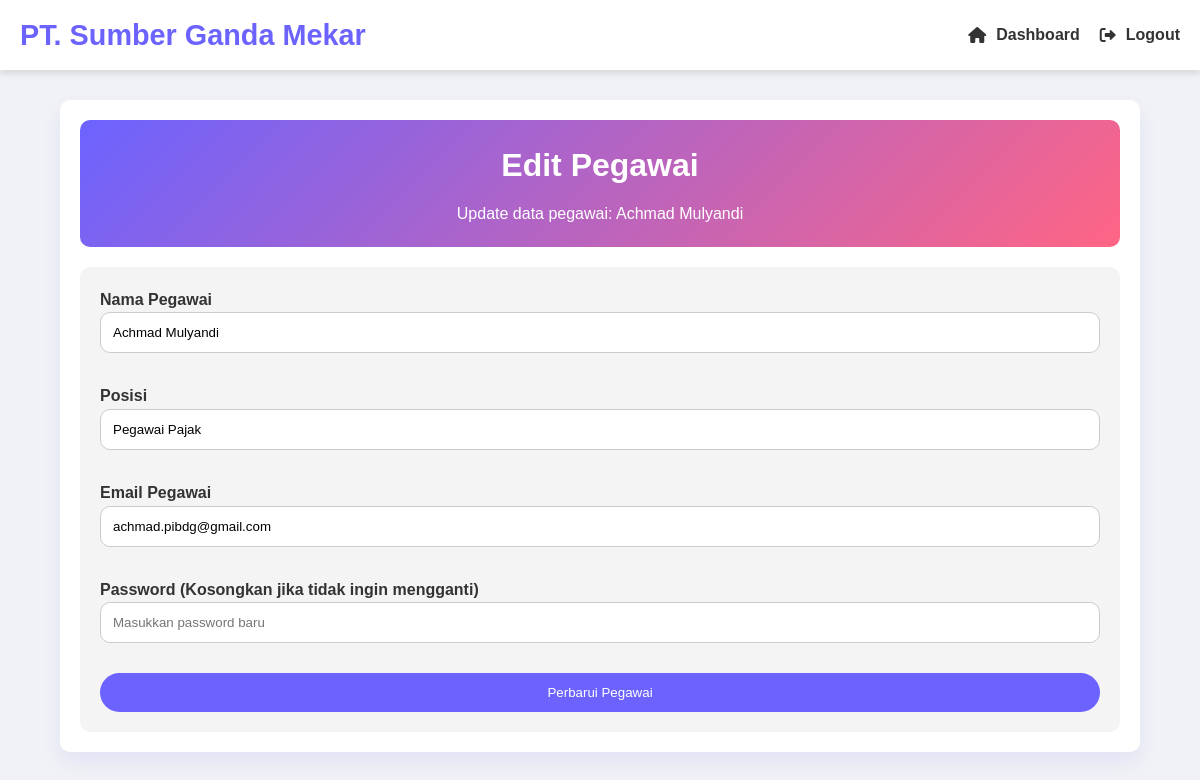
/edit-pegawai.php?id=5 (signed in), run on the app's committed database.
### tables this page shows
CREATE TABLE `pegawai` (
  `id` int(11) NOT NULL,
  `nama` varchar(100) NOT NULL,
  `posisi` varchar(100) NOT NULL,
  `email` varchar(100) NOT NULL,
  `password` varchar(255) NOT NULL,
  `spreadsheet_link_1` varchar(255) DEFAULT NULL,
  `spreadsheet_link_2` varchar(255) DEFAULT NULL,
  `spreadsheet_link_3` varchar(255) DEFAULT NULL,
  `spreadsheet_link_4` varchar(255) DEFAULT NULL,
  `spreadsheet_link_5` varchar(255) DEFAULT NULL,
  `spreadsheet_link_name_1` varchar(255) DEFAULT NULL,
  `spreadsheet_link_name_2` varchar(255) DEFAULT NULL,
  `spreadsheet_link_name_3` varchar(255) DEFAULT NULL,
  `spreadsheet_link_name_4` varchar(255) DEFAULT NULL,
  `spreadsheet_link_name_5` varchar(255) DEFAULT NULL
);

### edit-pegawai.php (the view, shortened to what this page needs)
<?php
include 'db.php';
$pegawai_id = $_GET['id'];
try {
    $stmt = $pdo->prepare("SELECT * FROM pegawai WHERE id = ?");
    $stmt->execute([$pegawai_id]);
    $pegawai = $stmt->fetch();
} catch (PDOException $e) {
    echo 'Error: ' . $e->getMessage();
    exit();
}
?>
<!DOCTYPE html>
<html lang="id">
<head>
    <link rel="stylesheet" href="https://cdnjs.cloudflare.com/ajax/libs/font-awesome/6.0.0-beta3/css/all.min.css">
</head>
<body>
<header>
    <nav class="navbar">
        <div class="logo">
            <h1>PT. Sumber Ganda Mekar</h1>
        </div>
        <ul class="nav-links">
            <li><a href="admin.php"><i class="fas fa-home"></i> Dashboard</a></li>
            <li><a href="logout.php"><i class="fas fa-sign-out-alt"></i> Logout</a></li>
        </ul>
    </nav>
</header>
<div class="container">
    <div class="box">
        <div class="header-section">
            <h2>Edit Pegawai</h2>
            <p>Update data pegawai: <?php echo htmlspecialchars($pegawai['nama']); ?></p>
        </div>
        <form class="edit-pegawai-form" action="edit-pegawai.php?id=<?php echo $pegawai_id; ?>" method="POST">
            <div class="form-group">
                <label for="nama">Nama Pegawai</label>
                <input type="text" id="nama" name="nama" value="<?php echo htmlspecialchars($pegawai['nama']); ?>" required>
            </div>
            <div class="form-group">
                <label for="posisi">Posisi</label>
                <input type="text" id="posisi" name="posisi" value="<?php echo htmlspecialchars($pegawai['posisi']); ?>" required>
            </div>
            <div class="form-group">
                <label for="email">Email Pegawai</label>
                <input type="email" id="email" name="email" value="<?php echo htmlspecialchars($pegawai['email']); ?>" required>
            </div>
            <div class="form-group">
                <label for="password">Password (Kosongkan jika tidak ingin mengganti)</label>
                <input type="password" id="password" name="password" placeholder="Masukkan password baru">
            </div>
            <button type="submit" name="update_pegawai" class="submit-button">Perbarui Pegawai</button>
        </form>
    </div>
</div>
</body>
</html>

### edit-pegawai.php (style rules this page uses)
:root { --primary-color: #6C63FF; --secondary-color: #FF6584; --background-color: #f0f2f5; --text-color: #333; --light-bg: #ffffff; --dark-bg: #1a1a1a; }
* { margin: 0; padding: 0; box-sizing: border-box; }
body { font-family: 'Poppins', sans-serif; color: var(--text-color); background-color: var(--background-color); line-height: 1.6; padding-top: 70px; }
header { background: var(--light-bg); box-shadow: 0 4px 6px rgba(0, 0, 0, 0.1); position: fixed; top: 0; left: 0; width: 100%; z-index: 1000; transition: background 0.3s ease; }
nav { display: flex; justify-content: space-between; align-items: center; height: 70px; padding: 0 20px; }
.logo h1 { font-size: 1.8rem; color: var(--primary-color); }
.container { width: 90%; max-width: 1200px; margin: 30px auto; padding: 20px; background: var(--light-bg); border-radius: 10px; box-shadow: 0 10px 20px rgba(108, 99, 255, 0.1); }
.box { display: flex; flex-direction: column; gap: 20px; }
.header-section { text-align: center; padding: 20px; background: linear-gradient(135deg, var(--primary-color), var(--secondary-color)); color: white; border-radius: 10px; }
.header-section h2 { margin-bottom: 10px; font-size: 2rem; }
.navbar { display: flex; justify-content: space-between; align-items: center; height: 70px; padding: 0 20px; }
.logo h1 { font-size: 1.8rem; color: var(--primary-color); transition: color var(--transition-speed); }
.nav-links { list-style: none; display: flex; gap: 20px; }
.nav-links li a { text-decoration: none; color: var(--text-color); font-weight: 600; transition: color var(--transition-speed); display: flex; align-items: center; gap: 10px; }
.edit-pegawai-form { background: #f4f4f4; padding: 20px; border-radius: 10px; display: flex; flex-direction: column; gap: 15px; }
.form-group { margin-bottom: 15px; }
.form-group label { font-weight: 600; }
.form-group input { width: 100%; padding: 12px; border-radius: 10px; border: 1px solid #ccc; }
.submit-button { padding: 12px; background-color: var(--primary-color); color: white; border-radius: 50px; border: none; cursor: pointer; transition: background 0.3s ease; }

### data on the page
pegawai: nama "Achmad Mulyandi", posisi "Pegawai Pajak", email "achmad.pibdg@gmail.com"
